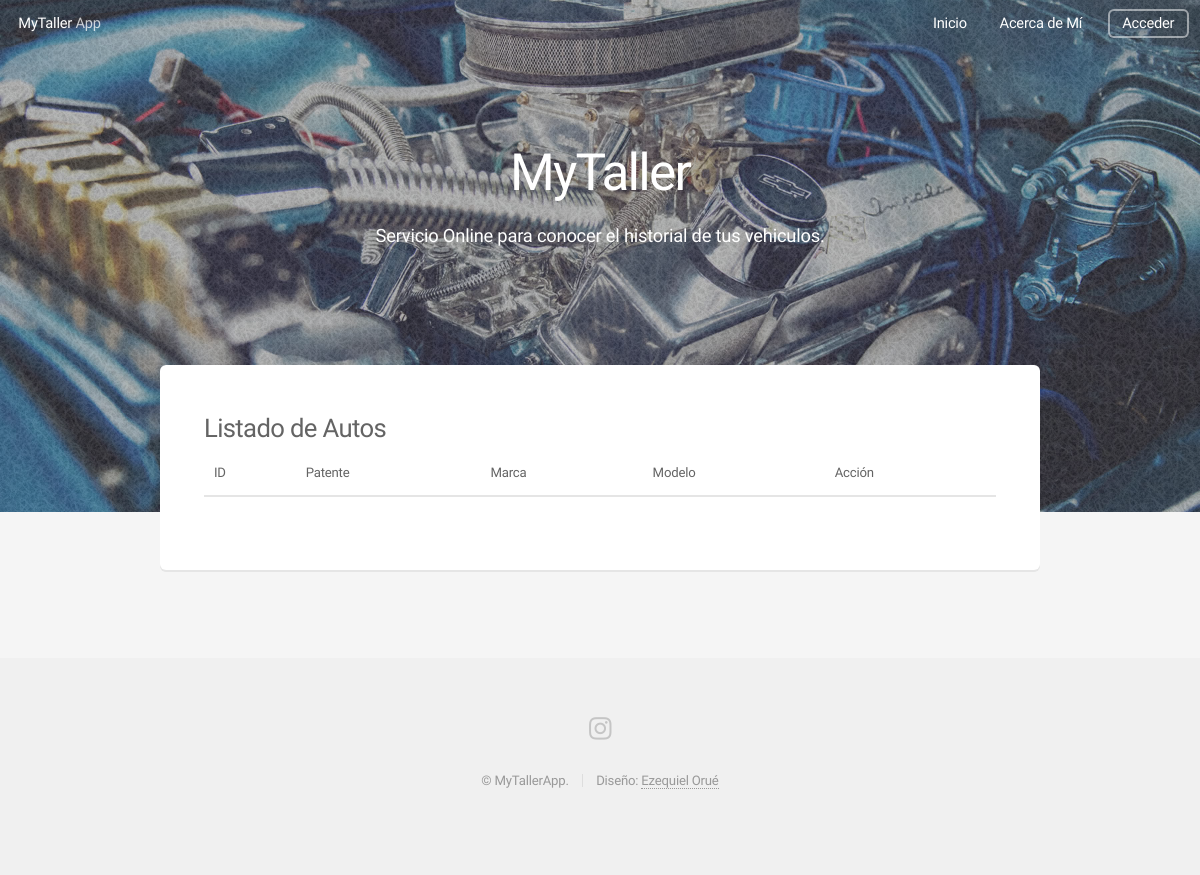
/autos/listar, run on an earlier commit of the app's database.
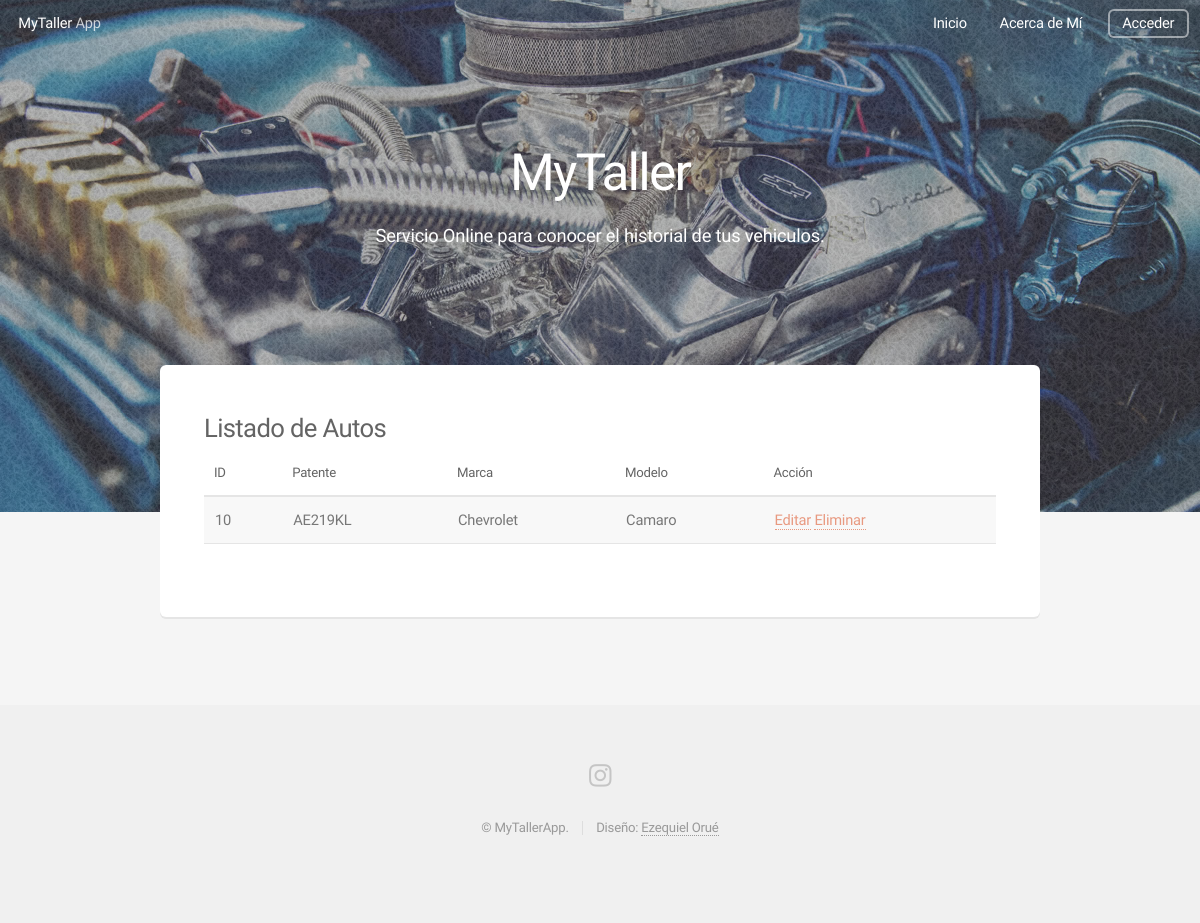
And on a later commit of the database.
### MyTaller/models.py (models this page shows, shortened)
class Auto(models.Model):
    patente = models.CharField(max_length=20)
    marca = models.CharField(max_length=50)
    modelo = models.CharField(max_length=150)

### MyTaller/views/views_autos.py (the view)
# urls.py: path('autos/listar', AutoList.as_view(), name='Autos'),
class AutoList(ListView):
    model = Auto
    template_name = "Autos/index.html"

### MyTaller/Templates/Autos/index.html
{% extends "../Layout/base.html" %}
{% load static %}
{% block content %}
<div class="row">
    <div class="col-12">
            <section class="box">
                <h3>Listado de Autos</h3>
                <div class="table-wrapper">
                    <table>
                        <thead>
                            <tr>
                                <th>ID</th>
                                <th>Patente</th>
                                <th>Marca</th>
                                <th>Modelo</th>
                                <th>Acción</th>
                            </tr>
                        </thead>
                        <tbody>
                            {% for a in object_list %}
                                <tr>
                                    <td>{{a.id}}</td>
                                    <td>{{a.patente}}</td>
                                    <td>{{a.marca}}</td>
                                    <td>{{a.modelo}}</td>
                                    <td><a href="{% url 'AutoEdit' a.id %}">Editar</a> <a href="{% url 'AutoDelete' a.id %}">Eliminar</a></td>
                                </tr>
                            {% endfor %}
                        </tbody>
                    </table>
                </div>
            </section>
    </div>
</div>
{% endblock %}

### MyTaller/Templates/Layout/base.html (shortened to what this page needs)
{% load static %}
<!DOCTYPE HTML>
<html>
	<head>
		<link rel="stylesheet" href="{% static 'assets/css/main.css' %}" />
	</head>
	<body class="landing is-preload">
		<div id="page-wrapper">
				<header id="header" class="alt">
					<h1><a href="#">MyTaller</a> App</h1>
					<nav id="nav">
						<ul>
							<li><a href="{% url 'Inicio' %}">Inicio</a></li>
							<li><a href="{% url 'Aboutme' %}">Acerca de Mí</a></li>
							{% if request.user.is_authenticated %}
								<li><a href="{% url 'Logout' %}" class="button">Logout</a></li>
								{% else %}
									<li><a href="{% url 'Login' %}" class="button">Acceder</a></li>
							{% endif %}
						</ul>
						</nav>
				</header>
                <section id="banner">
                    <h2>MyTaller</h2>
                    <p>Servicio Online para conocer el historial de tus vehiculos.</p>
                </section>
                <section id="main" class="container">
                    {% block content %}
                    {% endblock %}
                </section>
				<footer id="footer">
					<ul class="icons">
						<li><a href="https://www.instagram.com/juanzoylosquias/" target="_blank" class="icon brands fa-instagram"><span class="label">Instagram</span></a></li>
					</ul>
					<ul class="copyright">
						<li>&copy; MyTallerApp.</li><li>Diseño: <a href="https://www.linkedin.com/in/ezequiel-orue/" target="_blank">Ezequiel Orué</a></li>
					</ul>
				</footer>
		</div>
	</body>
</html>

What changed in the data, as far as the page shows it:
added Auto: id "10", patente "AE219KL", marca "Chevrolet", modelo "Camaro"
